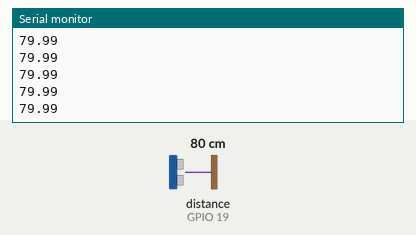
A sketch run on a simulated ESP32. On the bench: the last lines printed to the serial monitor. Wiring (inferred from the names in the program): ultrasonic range finder: trigger GPIO 18; echo GPIO 19. The inputs (shaded band) are chosen by the test bench; at power-on: distance to the obstacle (sensor on GPIO 19) 80 cm. The echo pulse lasts 58.3 µs per cm.

Above: at 1.2 s.
1.3 s: distance to the obstacle (sensor on GPIO 19) set to 2 cm
At 1.41 s:
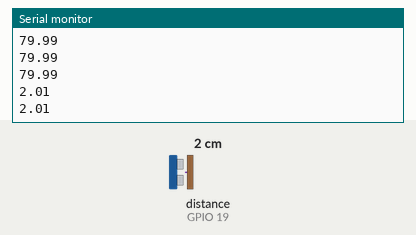
2.8 s: distance to the obstacle (sensor on GPIO 19) set to 4 cm
At 2.81 s:
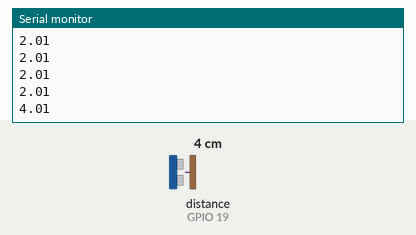
Timing chart, 0 to 5.8 s (numbered marks = the images above; inputs shaded):
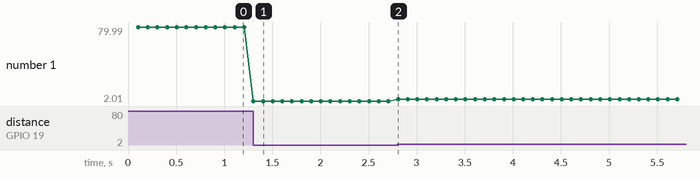

The sketch:

tinyml_a_leitura_bruta.ino
```cpp
// =====================================================
// TINYML - PARTE A: LEITURA BRUTA DO SENSOR
// Aula 19 - Project-based Maker Lab
//
// Sensor: HC-SR04 (distância, ultrassônico) + ESP32
// Só lê e mostra o valor CRU, sem nenhum pré-processamento.
// Monitor Serial: 115200
//
// Ligação:
//   VCC  -> pino 5V (VIN) da ESP32
//   GND  -> GND da ESP32
//   TRIG -> GPIO 18
//   ECHO -> GPIO 19, POR UM DIVISOR DE TENSÃO (o ECHO manda
//           5V e a ESP32 só aguenta 3,3V):
//             ECHO --[1 kΩ]--+--> GPIO 19
//                            |
//                          [2 kΩ]
//                            |
//                           GND
// =====================================================

const int TRIG = 18;
const int ECHO = 19;

const unsigned long INTERVALO = 100;   // uma leitura a cada 100 ms

unsigned long ultimaLeitura = 0;


// =====================================================
// SETUP
// =====================================================

void setup() {

  pinMode(TRIG, OUTPUT);
  pinMode(ECHO, INPUT);

  digitalWrite(TRIG, LOW);

  Serial.begin(115200);

  Serial.println();
  Serial.println("distancia_cm_bruta");
}


// =====================================================
// LOOP
// =====================================================

void loop() {

  if (millis() - ultimaLeitura >= INTERVALO) {

    ultimaLeitura = millis();

    Serial.println(lerDistanciaCm());
  }
}


// =====================================================
// MEDIR DISTÂNCIA
// =====================================================

// Devolve a distância em cm, exatamente como o sensor mediu.
// -1 significa "sem eco" (nada dentro do alcance do sensor).
float lerDistanciaCm() {

  digitalWrite(TRIG, LOW);

  delayMicroseconds(2);


  digitalWrite(TRIG, HIGH);

  delayMicroseconds(10);


  digitalWrite(TRIG, LOW);


  long duracao = pulseIn(ECHO, HIGH, 30000);


  if (duracao == 0) {

    return -1;
  }


  return duracao * 0.0343 / 2;
}
```

Measured:
- after the input at 1.3 s, the serial monitor: prints a new line at once (image 1)
- after the input at 2.8 s, the serial monitor: prints a new line at once (image 2)
- plotted number 1: 79.99 → 2.01 after the input at 1.3 s, 2.01 → 4.01 after the input at 2.8 s
